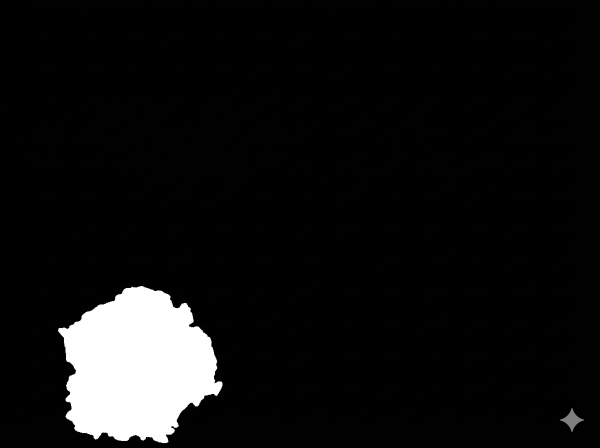
#> input picture chapter_6/sample_data/sample_mask.jpg, 1200 x 896 px (shown at 1/2 size)
$ python make-binary-matrix.py
#> lines starting #> are read from the running program, lines starting #| are printed output that depends on the picture; after the words box and inside, x2 and y2 are one past the last pixel; in counts of white or black regions, pixels touching at a corner belong together
import cv2
import numpy as np

def image_to_binary_array_with_resize(original_image_path, llm_image_path):
    # 解析対象の画像をグレースケールで読み込み
#> called with original_image_path = 'sample_data/sample_bounding_box.jpg', llm_image_path = 'sample_data/sample_mask.jpg'
    target_gray = cv2.imread(llm_image_path, cv2.IMREAD_GRAYSCALE)
#> target_gray: shape (896, 1200); min 0, max 255, mean 17.6
    # 寸法の基準となる画像を読み込み
    base_img = cv2.imread(original_image_path)
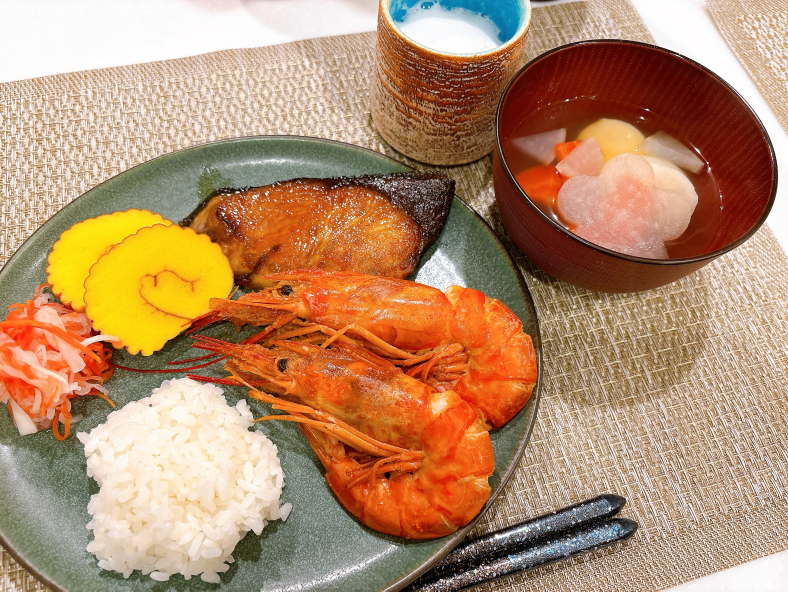
#> input picture chapter_6/sample_data/sample_bounding_box.jpg, 2364 x 1774 px (shown at 1/3 size)
#> base_img is the input picture: shape (1774, 2364, 3); mean B, G, R 107.9, 140.8, 180.9


    # 画像の寸法を取得
    h, w = base_img.shape[:2]
#> h = 1774; w = 2364

    # ターゲット画像を基準寸法にリサイズ
    # INTER_NEAREST を使うことで、補完によって0.5のような中間値が出るのを防ぎます
    resized_gray = cv2.resize(target_gray, (w, h), interpolation=cv2.INTER_NEAREST)

    # 255の半分（127）を基準に二値化 (0 or 1)
    _, binary_img = cv2.threshold(resized_gray, 127, 1, cv2.THRESH_BINARY)
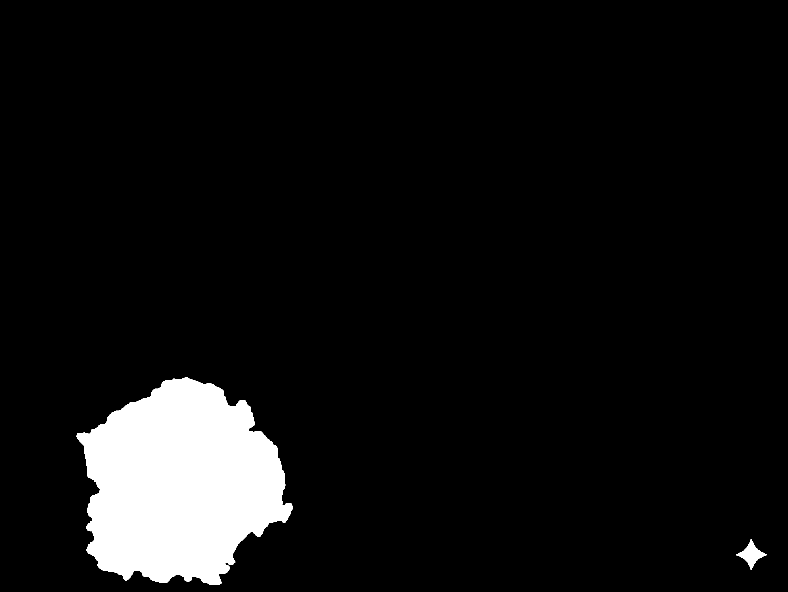
#> binary_img: shape (1774, 2364) (shown at 1/3 size); values 0 (black) and 1 (white), 6.8% white; 2 white regions, box (x1, y1, x2, y2) and area: (229, 1133, 877, 1755) 280893, (2209, 1618, 2299, 1709) 2901

    # リスト形式に変換して返す
    return binary_img.tolist()


# --- 実行例 ---
image_file = "sample_data/sample_bounding_box.jpg"
mask_file = "sample_data/sample_mask.jpg"

result = image_to_binary_array_with_resize(image_file, mask_file)
#> result = 1774 items
result_array = np.array(result, dtype=np.uint8)
# カンマ区切りのCSVとして保存
np.savetxt("binary_matrix.csv", result_array, fmt='%d', delimiter=',')
